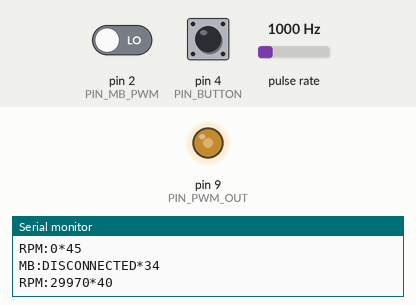
Recording of a sketch running on a simulated Arduino Uno, built with avr-gcc and run on an emulated ATmega328P. Parts: output pins drawn as LEDs (lit = HIGH), the last lines printed to the serial monitor. Wiring (inferred from the names in the program): pulse sensor: data pin 3. The inputs (shaded band) are chosen by the test bench; at power-on: pin 2 (PIN_MB_PWM) LOW, pin 4 (PIN_BUTTON) HIGH, pulse rate 1000 Hz.

Above: at 4.2 s.
4.3 s: pin 2 (PIN_MB_PWM) driven HIGH
At 4.4 s:
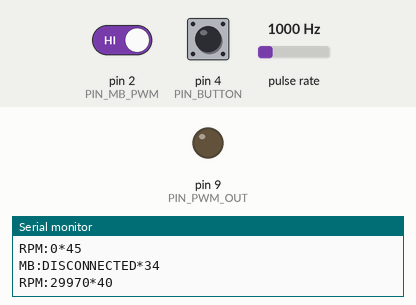
6.0 s: pin 4 (PIN_BUTTON) pulled LOW for 0.15 s
At 7.2 s:
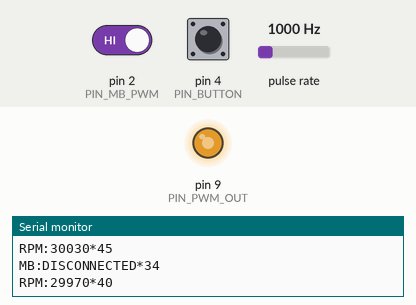
7.6 s: pin 4 (PIN_BUTTON) pulled LOW for 1 s
At 8.5 s:
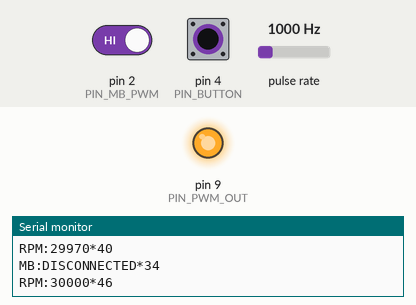
Timing chart, 0 to 10.6 s (numbered marks = the images above; inputs shaded):
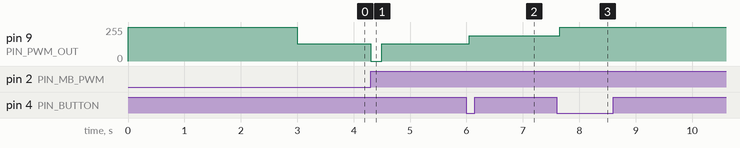

The sketch:

main.ino
```cpp
// constants

// Timer1 TOP for 25kHz phase-correct PWM
// f_PWM = f_clk / (2 * prescaler * TOP) = 16000000 / (2 * 1 * 320) = 25000
const uint16_t PWM_TOP = 320;

const uint8_t PIN_PWM_OUT = 9;  // D9 — OC1A, Timer1 output
const uint8_t PIN_MB_PWM = 2;   // D2 — INT0, MB PWM input
const uint8_t PIN_FAN_TACH = 3; // D3 — INT1, fan tach input (optional)
const uint8_t PIN_BUTTON = 4;   // D4 — speed preset button (to GND)

const unsigned long HEARTBEAT_TIMEOUT_MS = 5000; // PC considered gone after 5s
const unsigned long MB_TIMEOUT_MS = 1000;        // MB considered gone after 1s
const unsigned long MB_GRACE_MS = 200;           // hold last MB value during brief signal dropouts
const unsigned long REPORT_INTERVAL_MS = 1000;   // serial report every 1s
const unsigned long STARTUP_FULL_MS = 3000;      // 100% at startup for 3s

const int MB_AVG_SAMPLES = 100;  // periods to average for MB duty reading

// Button speed presets — edit this array to customize speeds
const int BUTTON_PRESETS[] = {0, 25, 50, 75, 100};
const int NUM_PRESETS = sizeof(BUTTON_PRESETS) / sizeof(BUTTON_PRESETS[0]);
const unsigned long DEBOUNCE_MS = 50;

// state

enum ControlMode { MODE_PC, MODE_MB, MODE_DEFAULT };
ControlMode currentMode = MODE_DEFAULT;

unsigned long lastHeartbeatMs = 0;
int pcDuty = BUTTON_PRESETS[NUM_PRESETS / 2];  // last duty received from PC

// MB PWM measurement (ISR-shared, marked volatile)
volatile unsigned long isrRiseTime = 0;  // micros() at rising edge
volatile unsigned long isrHighTime = 0;  // high pulse duration (µs)
volatile unsigned long isrPeriod = 0;    // full period duration (µs)
volatile bool isrNewSample = false;
volatile unsigned long isrLastEdge = 0;  // last edge timestamp for timeout

unsigned long mbHighSum = 0;
unsigned long mbPeriodSum = 0;
int mbSampleCount = 0;
int mbDuty = 0;            // averaged result 0-100
int mbLastValidDuty = BUTTON_PRESETS[NUM_PRESETS / 2]; // last known good MB duty (for grace period)
bool mbWasPresent = false; // was MB present last loop?

volatile unsigned long tachPulseCount = 0;
unsigned long lastRpmCalcMs = 0;
unsigned int fanRpm = 0;
unsigned long lastReportMs = 0;

int presetIndex = NUM_PRESETS / 2; // start at middle preset
bool buttonLastReading = true;  // raw pin reading last loop (true = not pressed)
bool buttonPressed = false;     // debounced state: true = currently held
unsigned long buttonLastChange = 0;

char serialBuf[12];  // serial input buffer
uint8_t serialBufPos = 0;

// pwm output

void setupPWM() {
  pinMode(PIN_PWM_OUT, OUTPUT);

  // Timer1: phase-correct PWM, TOP = ICR1, no prescaling (datasheet table 16-4, mode 10)
  // COM1A1 for non-inverting output on OC1A (D9)
  TCCR1A = (1 << COM1A1) | (1 << WGM11);
  TCCR1B = (1 << WGM13) | (1 << CS10);
  ICR1 = PWM_TOP;
}

void setPWMPercent(int percent) {
  if (percent < 0) {
    percent = 0;
  } else if (percent > 100) {
    percent = 100;
  }
  OCR1A = (uint16_t)((long)PWM_TOP * percent / 100);
}

// mb pwm input (ISR)

void mbPwmISR() {
  unsigned long now = micros();
  bool rising = (PIND & (1 << PD2)) != 0;

  if (rising) {
    // Rising edge: measure full period from last rise
    if (isrRiseTime > 0) {
      isrPeriod = now - isrRiseTime;
    }
    isrRiseTime = now;
  } else {
    // Falling edge: measure high time
    isrHighTime = now - isrRiseTime;
    isrNewSample = true;
  }

  isrLastEdge = now;
}

void setupMbInput() {
  pinMode(PIN_MB_PWM, INPUT);
  attachInterrupt(digitalPinToInterrupt(PIN_MB_PWM), mbPwmISR, CHANGE);
}

// Collect ISR samples and average over MB_AVG_SAMPLES periods.
// Returns true if MB signal is present (or within grace period).
// Updates mbDuty. Holds last valid duty during brief signal dropouts.
bool updateMbDuty() {
  // Single atomic read of all ISR-shared state
  noInterrupts();
  unsigned long lastEdge = isrLastEdge;
  bool haveSample = isrNewSample;
  unsigned long highTime = isrHighTime;
  unsigned long period = isrPeriod;
  isrNewSample = false;
  interrupts();

  unsigned long silenceUs = (lastEdge > 0) ? (micros() - lastEdge) : 0;
  bool signalActive = (lastEdge > 0) && (silenceUs < (MB_GRACE_MS * 1000UL));
  bool signalLost = (lastEdge > 0) && (silenceUs >= (MB_TIMEOUT_MS * 1000UL));

  if (signalLost) {
    // Signal gone for good — reset everything
    mbSampleCount = 0;
    mbHighSum = 0;
    mbPeriodSum = 0;
    mbWasPresent = false;
    return false;
  }

  if (haveSample && period > 0) {
    mbHighSum += highTime;
    mbPeriodSum += period;
    mbSampleCount++;

    if (mbSampleCount >= MB_AVG_SAMPLES) {
      // Compute averaged duty
      mbDuty = (int)((mbHighSum * 100UL) / mbPeriodSum);
      if (mbDuty < 0) { // just in case math stops working
        mbDuty = 0;
      } else if (mbDuty > 100) {
        mbDuty = 100;
      }

      mbLastValidDuty = mbDuty;  // save for grace period
      mbWasPresent = true;

      // Reset for next batch
      mbHighSum = 0;
      mbPeriodSum = 0;
      mbSampleCount = 0;
    }
  }

  // During grace period (signal dropped briefly), hold last valid duty
  if (!signalActive && mbWasPresent) {
    mbDuty = mbLastValidDuty;
    return true;  // still "present" during grace
  }

  return signalActive || mbWasPresent;
}

void tachISR() {
  tachPulseCount++;
}

void setupTach() {
  pinMode(PIN_FAN_TACH, INPUT_PULLUP);  // tach is open-drain, needs pull-up
  attachInterrupt(digitalPinToInterrupt(PIN_FAN_TACH), tachISR, FALLING);
}

// Call every report interval.
void updateRpm(unsigned long now) {
  unsigned long elapsed = now - lastRpmCalcMs;
  if (elapsed == 0) {
    return;
  }

  noInterrupts();
  unsigned long pulses = tachPulseCount;
  tachPulseCount = 0;
  interrupts();

  fanRpm = (unsigned int)((pulses * 30000UL) / elapsed);
  lastRpmCalcMs = now;
}

void setupButton() {
  pinMode(PIN_BUTTON, INPUT_PULLUP);
}

// Check button with debounce. Returns true once per press (on the falling edge).
bool updateButton(unsigned long now) {
  bool reading = digitalRead(PIN_BUTTON);

  if (reading != buttonLastReading) {
    buttonLastChange = now;
  }
  buttonLastReading = reading;

  if ((now - buttonLastChange) < DEBOUNCE_MS) {
    return false;  // still bouncing
  }

  //  detect transition to pressed
  bool nowPressed = !reading;
  if (nowPressed && !buttonPressed) {
    buttonPressed = true;
    return true;
  }
  if (!nowPressed) {
    buttonPressed = false;
  }
  return false;
}

// serial

uint8_t xorChecksum(const char *s) {
  uint8_t cs = 0;
  while (*s) {
    cs ^= (uint8_t)*s++;
  }
  return cs;
}

void sendChecksummed(const char *msg) {
  uint8_t cs = xorChecksum(msg);
  Serial.print(msg);
  Serial.print('*');
  if (cs < 0x10) {
    Serial.print('0');
  }
  Serial.println(cs, HEX);
}

// Process a validated command (checksum already stripped from serialBuf)
void processCommand(uint8_t len) {
  if (serialBuf[0] == 'H' && len == 1) {
    lastHeartbeatMs = millis();
    return;
  }

  int val = atoi(serialBuf);
  if (val < 0 || val > 100) {
    return;
  }

  pcDuty = val;
  lastHeartbeatMs = millis();
}

void processSerialInput() {
  while (Serial.available()) {
    char c = Serial.read();

    if (serialBufPos >= sizeof(serialBuf) - 1) {
      serialBufPos = 0;
      continue;
    }

    if (c != '\n' && c != '\r') {
      serialBuf[serialBufPos++] = c;
      continue;
    }

    if (serialBufPos == 0) {
      continue;
    }
    serialBuf[serialBufPos] = '\0';
    serialBufPos = 0;

    char *star = strchr(serialBuf, '*');
    if (star == NULL) {
      continue;
    }

    *star = '\0';
    uint8_t expected = xorChecksum(serialBuf);
    uint8_t received = (uint8_t)strtoul(star + 1, NULL, 16);
    if (expected != received) {
      continue;
    }

    processCommand((uint8_t)(star - serialBuf));
  }
}

void sendReport(bool mbPresent) {
  if (mbPresent) {
    char buf[8];  // "MB:" + up to 3 digits + null
    strcpy(buf, "MB:");
    itoa(mbDuty, buf + 3, 10);
    sendChecksummed(buf);
  } else {
    sendChecksummed("MB:DISCONNECTED");
  }

  char buf[10];  // "RPM:" + up to 5 digits + null
  strcpy(buf, "RPM:");
  utoa(fanRpm, buf + 4, 10);
  sendChecksummed(buf);
}

// entry

void setup() {
  setupPWM();

  // blast the fans for 3s
  setPWMPercent(100);
  delay(STARTUP_FULL_MS);

  // Drop to default preset
  setPWMPercent(BUTTON_PRESETS[NUM_PRESETS / 2]);

  setupMbInput();
  setupTach();
  setupButton();
  lastRpmCalcMs = millis();
  Serial.begin(9600);
}

void loop() {
  unsigned long now = millis();

  processSerialInput();
  bool mbPresent = updateMbDuty();
  bool pcAlive = (lastHeartbeatMs > 0) && (now - lastHeartbeatMs < HEARTBEAT_TIMEOUT_MS);

  ControlMode newMode;
  if (pcAlive) {
    newMode = MODE_PC;
  } else if (mbPresent) {
    newMode = MODE_MB;
  } else {
    newMode = MODE_DEFAULT;
  }

  switch (newMode) {
    case MODE_PC:
      setPWMPercent(pcDuty);
      break;
    case MODE_MB:
      setPWMPercent(mbDuty);
      break;
    case MODE_DEFAULT:
      // On transition to default mode, apply current preset
      if (currentMode != MODE_DEFAULT) {
        setPWMPercent(BUTTON_PRESETS[presetIndex]);
      }
      // Button cycles through presets (only active in default mode)
      if (updateButton(now)) {
        presetIndex = (presetIndex + 1) % NUM_PRESETS;
        setPWMPercent(BUTTON_PRESETS[presetIndex]);
      }
      break;
  }

  currentMode = newMode;

  // Serial report every 1s
  if (now - lastReportMs >= REPORT_INTERVAL_MS) {
    updateRpm(now);
    lastReportMs = now;
    sendReport(mbPresent);
  }
}
```

Measured:
- after the input at 4.3 s, pin 9 (PIN_PWM_OUT): 128/255 → 0/255 at once, → 128/255 0.20 s later
- after the input at 6.0 s, pin 9 (PIN_PWM_OUT): 128/255 → 191/255 after 0.05 s
- after the input at 7.6 s, pin 9 (PIN_PWM_OUT): 191/255 → 255/255 after 0.05 s
